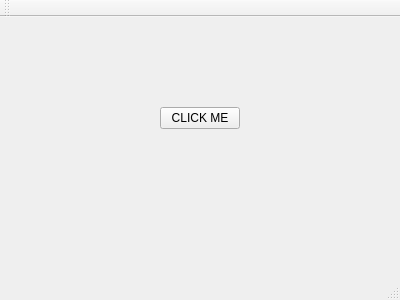
<?xml version="1.0" encoding="UTF-8"?>
<ui version="4.0">
 <class>MainWindow</class>
 <widget class="QMainWindow" name="MainWindow">
  <property name="geometry">
   <rect>
    <x>0</x>
    <y>0</y>
    <width>400</width>
    <height>300</height>
   </rect>
  </property>
  <property name="windowTitle">
   <string>MainWindow</string>
  </property>
  <widget class="QWidget" name="centralWidget">
   <widget class="QPushButton" name="pushButton">
    <property name="geometry">
     <rect>
      <x>160</x>
      <y>90</y>
      <width>80</width>
      <height>22</height>
     </rect>
    </property>
    <property name="text">
     <string>CLICK ME</string>
    </property>
   </widget>
  </widget>
  <widget class="QMenuBar" name="menuBar">
   <property name="geometry">
    <rect>
     <x>0</x>
     <y>0</y>
     <width>400</width>
     <height>19</height>
    </rect>
   </property>
  </widget>
  <widget class="QToolBar" name="mainToolBar">
   <attribute name="toolBarArea">
    <enum>TopToolBarArea</enum>
   </attribute>
   <attribute name="toolBarBreak">
    <bool>false</bool>
   </attribute>
  </widget>
  <widget class="QStatusBar" name="statusBar"/>
 </widget>
 <layoutdefault spacing="6" margin="11"/>
 <resources/>
 <connections/>
</ui>
